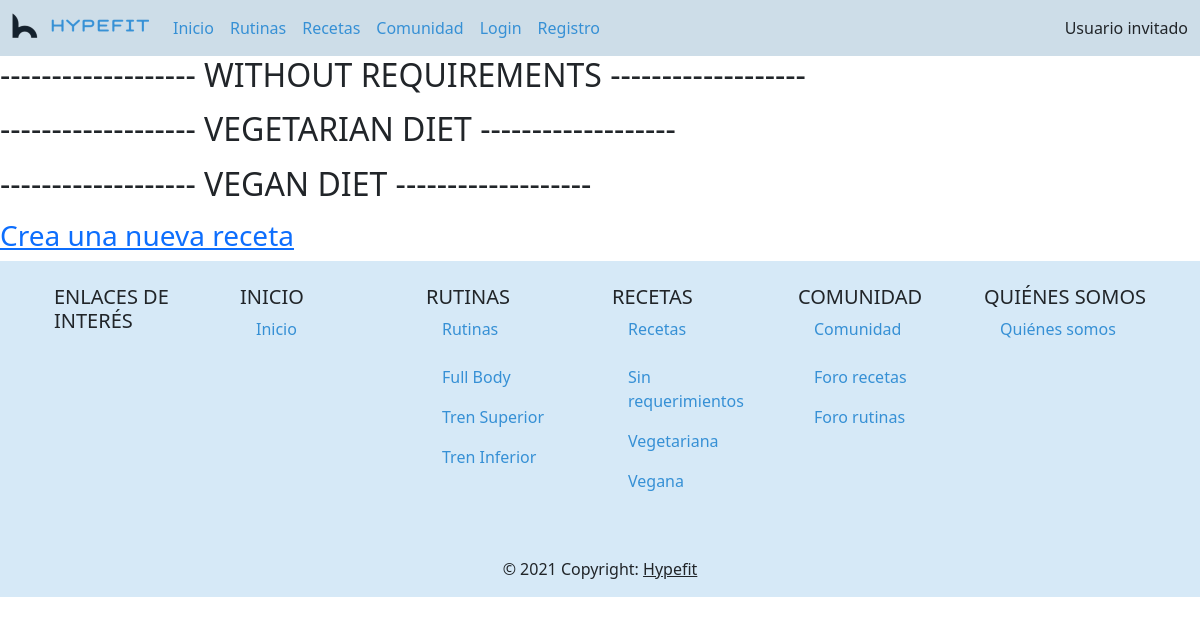
Page /recetas.php on the earlier database version.
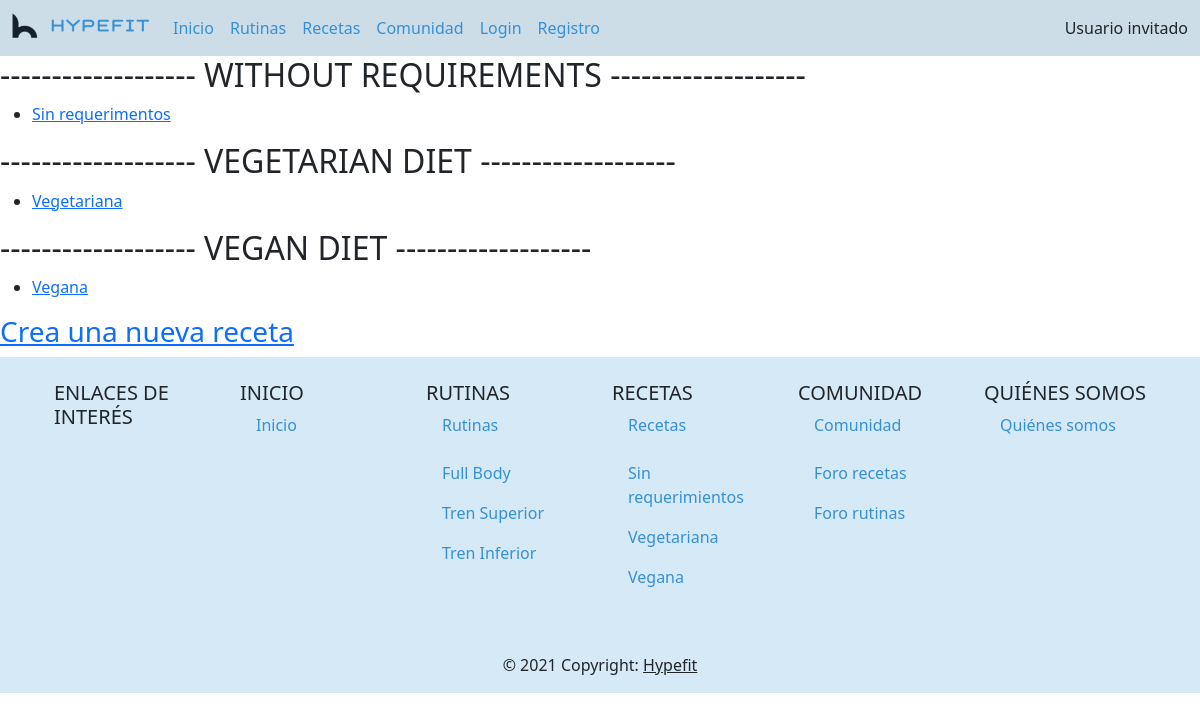
Same page on the later database version.
### tables this page shows
CREATE TABLE `recetas` (
  `id` int(11) NOT NULL,
  `idNutricionista` int(11) NOT NULL,
  `receta` text NOT NULL,
  `categoria` enum('normal','vegana','vegetariana','') NOT NULL,
  `titulo` varchar(100) NOT NULL
);

### includes/config.php (called while the page is built, shortened)
<?php
spl_autoload_register(function ($class) {
    $prefix = "hypefit";
    $base_dir = __DIR__;
    $len = strlen($prefix);
    $relative_class = substr($class, $len);
    $file = $base_dir . str_replace('\\', '/', $relative_class) . '.php';
});

### includes/DAO/DAO.php (called while the page is built, shortened)
<?php
class DAO
{
    protected function select($sql) {
        if($sql != ""){
            $conn = Aplicacion::getSingleton()->conexionBd();
            $consulta = $conn->query($sql) or die ($conn->error. " en la línea ".(__LINE__-1));
            $tablaDatos = array();
            while ($fila = mysqli_fetch_assoc($consulta)){
                array_push($tablaDatos, $fila);
            }
            return $tablaDatos;
        } else {
            return 0;
        }
    }
    protected function limpiarString($string): string {
        $conn = Aplicacion::getSingleton()->conexionBd();
        return $conn->real_escape_string($string);
    }
}

### includes/DAO/RecetaDAO.php (called while the page is built, shortened)
<?php
class RecetaDAO extends DAO {
    public function getRecetasPorCategoria($categoria): array {
        $categoria_limpia = $this->limpiarString($categoria);
        $query = "SELECT * from Recetas where categoria = '$categoria_limpia'";
        $filas = $this->select($query);
        $array_recetas = array();
        foreach ($filas as $fila) {
            array_push($array_recetas, $this->crearObjetoReceta($fila));
        }
        return $array_recetas;
    }
    private function crearObjetoReceta($fila): Receta {
        $receta = new Receta();
        $receta->setId($fila['id']);
        $receta->setIdNutricionista($fila['idNutricionista']);
        $receta->setReceta($fila['receta']);
        $receta->setCategoria($fila['categoria']);
        $receta->setTitulo($fila['titulo']);
        return $receta;
    }
}

### includes/TO/Receta.php (called while the page is built, shortened)
<?php
class Receta {
    private int $id = 0;
    private string $titulo = "";
    public function getTitulo(): string {
        return $this->titulo;
    }
    public function setTitulo(string $titulo): void {
        $this->titulo = $titulo;
    }
    public function getId(): int {
        return $this->id;
    }
    public function setId(int $id): void {
        $this->id = $id;
    }
}

### includes/funcionesRecetas.php (the view, shortened to what this page needs)
<?php
function crearListaRecetas($categoria): string {
    $dao = new RecetaDAO();
    $lista = $dao->getRecetasPorCategoria($categoria);
    $html = "<ul>";
    foreach($lista as $receta) {
        $html .= "<li> <a href='verReceta.php?id=" . $receta->getId() . "'>" . $receta->getTitulo() ."</a> </li>";
    }
    $html .= "</ul>";
    return $html;
}

### recetas.php (shortened to what this page needs)
<?php
require_once __DIR__ . '/includes/config.php';
require_once __DIR__ . '/includes/funcionesRecetas.php';
$contenidoPrincipal = "<h1> RECETAS </h1>";
$contenidoPrincipal .= "<h2> ------------------- WITHOUT REQUIREMENTS ------------------- </h2>";
$contenidoPrincipal .= crearListaRecetas("normal");
$contenidoPrincipal .= "<h2> ------------------- VEGETARIAN DIET ------------------- </h2>";
$contenidoPrincipal .= crearListaRecetas("vegetariana");
$contenidoPrincipal .= "<h2> ------------------- VEGAN DIET ------------------- </h2>";
$contenidoPrincipal .= crearListaRecetas("vegana");
$contenidoPrincipal .= "<h3><a href='crearReceta.php'>Crea una nueva receta</a></h3>";
$contenidoPrincipal .= "</div>";
require __DIR__ . '/includes/comun/layout.php';

### includes/comun/layout.php (shortened to what this page needs)
<!DOCTYPE html>
<html lang="es">
<head>
    <link href="https://cdn.jsdelivr.net/npm/bootstrap@5.0.0/dist/css/bootstrap.min.css" rel="stylesheet"
>
    <link rel="stylesheet" type="text/css" href="<?= RUTA_CSS.'/estilob.css'?>" />
</head>
<body>
    <div id="contenedor">
        <?php
        require(__DIR__ . '/navBar.php');
        ?>
        <main>
            <article>
                <?= $contenidoPrincipal ?>
        <?php
        require(__DIR__.'/pie.php');
        ?>
</body>
</html>

### includes/comun/navBar.php (shortened to what this page needs)
<?php
require_once __DIR__.'/../funcionesUsuario.php';
require_once __DIR__.'/../config.php';
?>
<header>
<nav class="navbar navbar-expand-md fixed-top">
    <div class="container-fluid">
        <a class="navbar-brand" href="<?=RUTA_APP.'/index.php'?>">
            <img src="<?=RUTA_IMGS.'/logo.png'?>" alt="Inicio"
            class="d-inline-block align-top">
        </a>
        <div class="collapse navbar-collapse" id="toggleMobileMenu">
            <ul class="navbar-nav text-center me-auto mb-2 mb-lg-0">
                <li class="nav-item"><a class="nav-link" href="<?=RUTA_APP.'/index.php'?>">Inicio</a></li>
                <li class="nav-item"><a class="nav-link" href="<?=RUTA_APP.'/rutinas.php'?>">Rutinas</a></li>
                <li class="nav-item"><a class="nav-link" href="<?=RUTA_APP.'/recetas.php'?>">Recetas</a></li>
                <li class="nav-item"><a class="nav-link" href="<?=RUTA_APP.'/comunidad.php'?>">Comunidad</a></li>
                <?php echo saludo(); ?>
        </div>
    </div>
</nav>

### includes/funcionesUsuario.php (shortened to what this page needs)
<?php
require_once __DIR__.'/config.php';
function saludo(): string {
    $raizApp = RUTA_APP;
    if (isset($_SESSION["login"]) && ($_SESSION["login"]===true)) {
        $html = "<li class='nav-item'><a class='nav-link' href='${raizApp}/perfil.php'>Perfil</a></li>
                 <li class='nav-item'><a class='nav-link' href='${raizApp}/logout.php'>Salir</a></li>
                 </ul>
                 <span class='navbar-text'>Bienvenido, ${_SESSION['nombre']}</span>";
    } else {
        $html = "<li class='nav-item'><a class='nav-link' href='${raizApp}/login.php'>Login</a></li>
                 <li class='nav-item'><a class='nav-link' href='${raizApp}/registro.php'>Registro</a></li>
                 </ul>
                 <span class='navbar-text'>Usuario invitado</span>";
    }
    return $html;
}

### includes/comun/pie.php
<?php
require_once __DIR__.'/../funcionesUsuario.php';
require_once __DIR__.'/../config.php';
?>
<footer class="text-center text-lg-start" style="background-color: rgb(54,144,213,0.2);">
        <div class="container p-4">
            <div class="row">
                <div class="col-lg-2 col-md-12 mb-4 mb-md-0">
                    <h5 class="text-uppercase">ENLACES DE INTERÉS</h5>
                </div>
                <div class="col-lg-2 col-md-6 mb-4 mb-md-0">
                    <h5 class="text-uppercase mb-0" ">INICIO</h5>
                    <ul class="list-unstyled mb-0">
                        <li>
                            <a href="<?=RUTA_APP.'/index.php'?>" class="nav-link">Inicio</a>
                        </li>
                    </ul>
                </div>
                <div class="col-lg-2 col-md-6 mb-4 mb-md-0">
                    <h5 class="text-uppercase mb-0">RUTINAS</h5>
                    <ul class="list-unstyled">
                        <li class="mb-2">
                            <a href="<?=RUTA_APP.'/rutinas.php'?>" class="nav-link">Rutinas</a>
                        </li>
                        <li>
                            <a href="#!" class="nav-link">Full Body</a>
                        </li>
                        <li>
                            <a href="#!" class="nav-link">Tren Superior</a>
                        </li>
                        <li>
                            <a href="#!" class="nav-link">Tren Inferior</a>
                        </li>
                    </ul>
                </div>
                <div class="col-lg-2 col-md-6 mb-4 mb-md-0">
                    <h5 class="text-uppercase mb-0">RECETAS</h5>
                    <ul class="list-unstyled">
                        <li class="mb-2">
                            <a href="<?=RUTA_APP.'/recetas.php'?>" class="nav-link">Recetas</a>
                        </li>
                        <li>
                            <a href="#!" class="nav-link">Sin requerimientos</a>
                        </li>
                        <li>
                            <a href="#!" class="nav-link">Vegetariana</a>
                        </li>
                        <li>
                            <a href="#!" class="nav-link">Vegana</a>
                        </li>
                    </ul>
                </div>
                <div class="col-lg-2 col-md-6 mb-4 mb-md-0">
                    <h5 class="text-uppercase mb-0">COMUNIDAD</h5>
                    <ul class="list-unstyled">
                        <li class="mb-2">
                            <a href="<?=RUTA_APP.'/comunidad.php'?>" class="nav-link">Comunidad</a>
                        </li>
                        <li>
                            <a href="#!" class="nav-link">Foro recetas</a>
                        </li>
                        <li>
                            <a href="#!" class="nav-link">Foro rutinas</a>
                        </li>
                    </ul>
                </div>
                <div class="col-lg-2 col-md-6 mb-4 mb-md-0">
                    <h5 class="text-uppercase mb-0">QUIÉNES SOMOS</h5>
                    <ul class="list-unstyled">
                        <li class="mb-2">
                            <a href="<?=RUTA_APP.'/quienesSomos.php'?>" class="nav-link">Quiénes somos</a>
                        </li>
                    </ul>
                </div>
            </div>
        </div>
  <div class="text-center p-3">
    © 2021 Copyright:
    <a class="text-dark text-center" href="<?=RUTA_APP.'/index.php'?>">Hypefit</a>
  </div>
</footer>

### css/estilob.css (style rules this page uses)
.navbar { background-color: #cddde8; }
.nav-link { color: #3690d5; }

Differences in the rows shown:
added recetas: titulo "Sin requerimentos"
added recetas: titulo "Vegetariana"
added recetas: titulo "Vegana"
